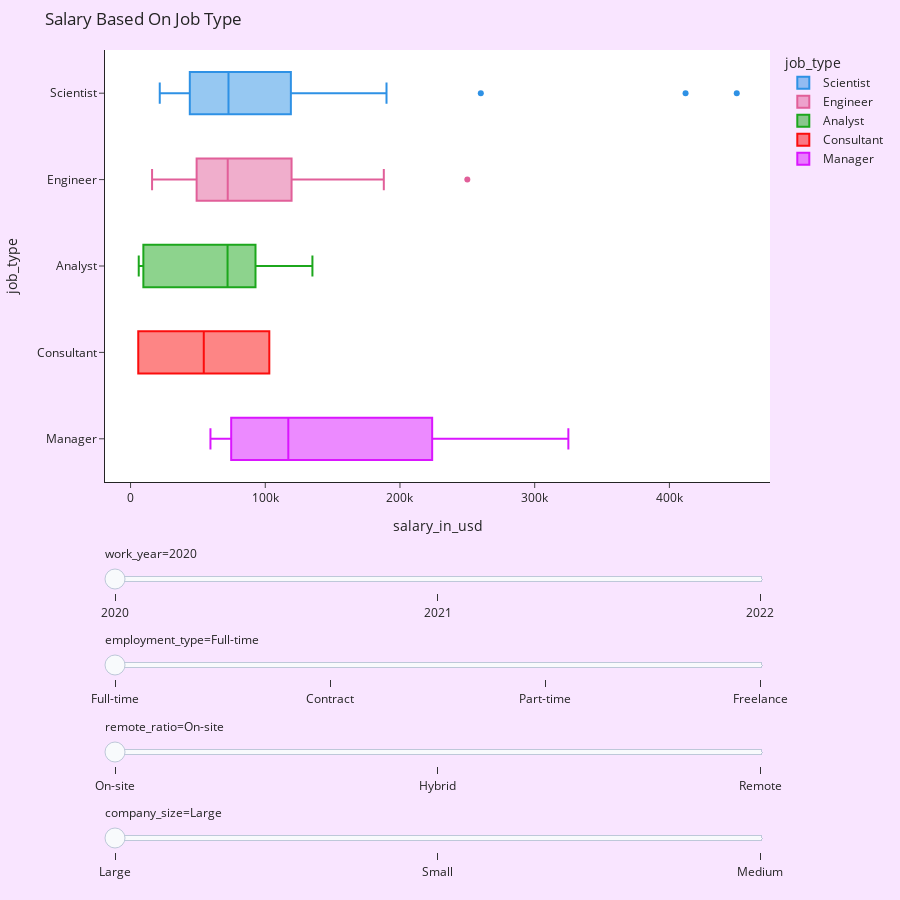

Here is the notebook cell this chart was saved with:
### Code cell
figs = [
    px.box(
        data,
        x="salary_in_usd",
        y="job_type",
        animation_frame=ac,
        hover_name='job_type',
        color='job_type',
        color_discrete_sequence=px.colors.qualitative.Dark24,
        template='simple_white',
        title="Salary Based On Job Type",
    )
    for ac in ["work_year", "employment_type", "remote_ratio", "company_size"]
]

layout = figs[0].to_dict()["layout"]
layout.pop("updatemenus")
layout["sliders"] = []
frames = []
for i, f in enumerate(figs):
    slider = f.to_dict()["layout"]["sliders"]
    slider[0]["y"] = -0.2 * i
    slider[0]["x"] = 0
    slider[0]["len"] = 1

    layout["sliders"] += slider
    frames += f.frames

go.Figure(data=figs[0].data, frames=frames, layout=layout).update_xaxes(showline=True, linewidth=5, linecolor='black',
                                                                        gridcolor='Black')
go.Figure(data=figs[0].data, frames=frames, layout=layout).update_yaxes(showline=True, linewidth=5, linecolor='black',
                                                                        gridcolor='Black')

go.Figure(data=figs[0].data, frames=frames, layout=layout).update_layout(
    margin={"l": 30, "r": 100, "t": 50, "b": 50}, height=900, paper_bgcolor="#F9E5FF"
)

### Figure 1 — Plotly figure (JSON) as saved in the notebook; plotly's stock layout.template omitted (floating-point values rounded to 4 significant figures)
{"data": [{"alignmentgroup": "True", "hovertemplate": "<b>%{hovertext}</b><br><br>job_type=%{y}<br>work_year=2020<br>salary_in_usd=%{x}<extra></extra>", "hovertext": ["Scientist", "Scientist", "Scientist", "Scientist", "Scientist", "Scientist", "Scientist", "Scientist", "Scientist", "Scientist", "Scientist", "Scientist", "Scientist", "Scientist", "Scientist", "Scientist", "Scientist", "Scientist", "Scientist", "Scientist", "Scientist", "Scientist", "Scientist", "Scientist", "Scientist", "Scientist", "Scientist", "Scientist"], "legendgroup": "Scientist", "marker": {"color": "#2E91E5"}, "name": "Scientist", "notched": false, "offsetgroup": "Scientist", "orientation": "h", "showlegend": true, "x": [79833, 260000, 190000, 35735, 51321, 40481, 39916, 115000, 42000, 68428, 450000, 45760, 76958, 105000, 45896, 148261, 38776, 118000, 120000, 138350, 21669, 412000, 62726, 49268, 105000, 91237, 62726, 42197], "x0": " ", "xaxis": "x", "y": ["Scientist", "Scientist", "Scientist", "Scientist", "Scientist", "Scientist", "Scientist", "Scientist", "Scientist", "Scientist", "Scientist", "Scientist", "Scientist", "Scientist", "Scientist", "Scientist", "Scientist", "Scientist", "Scientist", "Scientist", "Scientist", "Scientist", "Scientist", "Scientist", "Scientist", "Scientist", "Scientist", "Scientist"], "y0": " ", "yaxis": "y", "type": "box"}, {"alignmentgroup": "True", "hovertemplate": "<b>%{hovertext}</b><br><br>job_type=%{y}<br>work_year=2020<br>salary_in_usd=%{x}<extra></extra>", "hovertext": ["Engineer", "Engineer", "Engineer", "Engineer", "Engineer", "Engineer", "Engineer", "Engineer", "Engineer", "Engineer", "Engineer", "Engineer", "Engineer", "Engineer", "Engineer", "Engineer", "Engineer", "Engineer", "Engineer", "Engineer", "Engineer", "Engineer", "Engineer", "Engineer"], "legendgroup": "Engineer", "marker": {"color": "#E15F99"}, "name": "Engineer", "notched": false, "offsetgroup": "Engineer", "orientation": "h", "showlegend": true, "x": [109024, 150000, 125000, 41689, 114047, 56000, 43331, 47899, 33511, 70000, 74130, 250000, 138000, 50180, 106000, 112872, 15966, 188000, 70139, 54742, 60000, 110000, 130800, 45618], "x0": " ", "xaxis": "x", "y": ["Engineer", "Engineer", "Engineer", "Engineer", "Engineer", "Engineer", "Engineer", "Engineer", "Engineer", "Engineer", "Engineer", "Engineer", "Engineer", "Engineer", "Engineer", "Engineer", "Engineer", "Engineer", "Engineer", "Engineer", "Engineer", "Engineer", "Engineer", "Engineer"], "y0": " ", "yaxis": "y", "type": "box"}, {"alignmentgroup": "True", "hovertemplate": "<b>%{hovertext}</b><br><br>job_type=%{y}<br>work_year=2020<br>salary_in_usd=%{x}<extra></extra>", "hovertext": ["Analyst", "Analyst", "Analyst", "Analyst", "Analyst", "Analyst", "Analyst", "Analyst", "Analyst", "Analyst", "Analyst", "Analyst", "Analyst"], "legendgroup": "Analyst", "marker": {"color": "#1CA71C"}, "name": "Analyst", "notched": false, "offsetgroup": "Analyst", "orientation": "h", "showlegend": true, "x": [20000, 72000, 135000, 87000, 85000, 8000, 6072, 98000, 100000, 46759, 10000, 6072, 91000], "x0": " ", "xaxis": "x", "y": ["Analyst", "Analyst", "Analyst", "Analyst", "Analyst", "Analyst", "Analyst", "Analyst", "Analyst", "Analyst", "Analyst", "Analyst", "Analyst"], "y0": " ", "yaxis": "y", "type": "box"}, {"alignmentgroup": "True", "hovertemplate": "<b>%{hovertext}</b><br><br>job_type=%{y}<br>work_year=2020<br>salary_in_usd=%{x}<extra></extra>", "hovertext": ["Consultant", "Consultant"], "legendgroup": "Consultant", "marker": {"color": "#FB0D0D"}, "name": "Consultant", "notched": false, "offsetgroup": "Consultant", "orientation": "h", "showlegend": true, "x": [5707, 103000], "x0": " ", "xaxis": "x", "y": ["Consultant", "Consultant"], "y0": " ", "yaxis": "y", "type": "box"}, {"alignmentgroup": "True", "hovertemplate": "<b>%{hovertext}</b><br><br>job_type=%{y}<br>work_year=2020<br>salary_in_usd=%{x}<extra></extra>", "hovertext": ["Manager", "Manager", "Manager", "Manager", "Manager"], "legendgroup": "Manager", "marker": {"color": "#DA16FF"}, "name": "Manager", "notched": false, "offsetgroup": "Manager", "orientation": "h", "showlegend": true, "x": [325000, 117104, 59303, 79833, 190200], "x0": " ", "xaxis": "x", "y": ["Manager", "Manager", "Manager", "Manager", "Manager"], "y0": " ", "yaxis": "y", "type": "box"}], "layout": {"boxmode": "overlay", "legend": {"title": {"text": "job_type"}, "tracegroupgap": 0}, "sliders": [{"active": 0, "currentvalue": {"prefix": "work_year="}, "len": 1, "pad": {"b": 10, "t": 60}, "steps": [{"args": [["2020"], {"frame": {"duration": 0, "redraw": true}, "mode": "immediate", "fromcurrent": true, "transition": {"duration": 0, "easing": "linear"}}], "label": "2020", "method": "animate"}, {"args": [["2021"], {"frame": {"duration": 0, "redraw": true}, "mode": "immediate", "fromcurrent": true, "transition": {"duration": 0, "easing": "linear"}}], "label": "2021", "method": "animate"}, {"args": [["2022"], {"frame": {"duration": 0, "redraw": true}, "mode": "immediate", "fromcurrent": true, "transition": {"duration": 0, "easing": "linear"}}], "label": "2022", "method": "animate"}], "x": 0, "xanchor": "left", "y": -0.0, "yanchor": "top"}, {"active": 0, "currentvalue": {"prefix": "employment_type="}, "len": 1, "pad": {"b": 10, "t": 60}, "steps": [{"args": [["Full-time"], {"frame": {"duration": 0, "redraw": true}, "mode": "immediate", "fromcurrent": true, "transition": {"duration": 0, "easing": "linear"}}], "label": "Full-time", "method": "animate"}, {"args": [["Contract"], {"frame": {"duration": 0, "redraw": true}, "mode": "immediate", "fromcurrent": true, "transition": {"duration": 0, "easing": "linear"}}], "label": "Contract", "method": "animate"}, {"args": [["Part-time"], {"frame": {"duration": 0, "redraw": true}, "mode": "immediate", "fromcurrent": true, "transition": {"duration": 0, "easing": "linear"}}], "label": "Part-time", "method": "animate"}, {"args": [["Freelance"], {"frame": {"duration": 0, "redraw": true}, "mode": "immediate", "fromcurrent": true, "transition": {"duration": 0, "easing": "linear"}}], "label": "Freelance", "method": "animate"}], "x": 0, "xanchor": "left", "y": -0.2, "yanchor": "top"}, {"active": 0, "currentvalue": {"prefix": "remote_ratio="}, "len": 1, "pad": {"b": 10, "t": 60}, "steps": [{"args": [["On-site"], {"frame": {"duration": 0, "redraw": true}, "mode": "immediate", "fromcurrent": true, "transition": {"duration": 0, "easing": "linear"}}], "label": "On-site", "method": "animate"}, {"args": [["Hybrid"], {"frame": {"duration": 0, "redraw": true}, "mode": "immediate", "fromcurrent": true, "transition": {"duration": 0, "easing": "linear"}}], "label": "Hybrid", "method": "animate"}, {"args": [["Remote"], {"frame": {"duration": 0, "redraw": true}, "mode": "immediate", "fromcurrent": true, "transition": {"duration": 0, "easing": "linear"}}], "label": "Remote", "method": "animate"}], "x": 0, "xanchor": "left", "y": -0.4, "yanchor": "top"}, {"active": 0, "currentvalue": {"prefix": "company_size="}, "len": 1, "pad": {"b": 10, "t": 60}, "steps": [{"args": [["Large"], {"frame": {"duration": 0, "redraw": true}, "mode": "immediate", "fromcurrent": true, "transition": {"duration": 0, "easing": "linear"}}], "label": "Large", "method": "animate"}, {"args": [["Small"], {"frame": {"duration": 0, "redraw": true}, "mode": "immediate", "fromcurrent": true, "transition": {"duration": 0, "easing": "linear"}}], "label": "Small", "method": "animate"}, {"args": [["Medium"], {"frame": {"duration": 0, "redraw": true}, "mode": "immediate", "fromcurrent": true, "transition": {"duration": 0, "easing": "linear"}}], "label": "Medium", "method": "animate"}], "x": 0, "xanchor": "left", "y": -0.6, "yanchor": "top"}], "title": {"text": "Salary Based On Job Type"}, "xaxis": {"anchor": "y", "domain": [0.0, 1.0], "title": {"text": "salary_in_usd"}}, "yaxis": {"anchor": "x", "categoryarray": ["Architect", "Developer", "Other", "Manager", "Consultant", "Analyst", "Engineer", "Scientist"], "categoryorder": "array", "domain": [0.0, 1.0], "title": {"text": "job_type"}}, "margin": {"l": 30, "r": 100, "t": 50, "b": 50}, "height": 900, "paper_bgcolor": "#F9E5FF"}}
